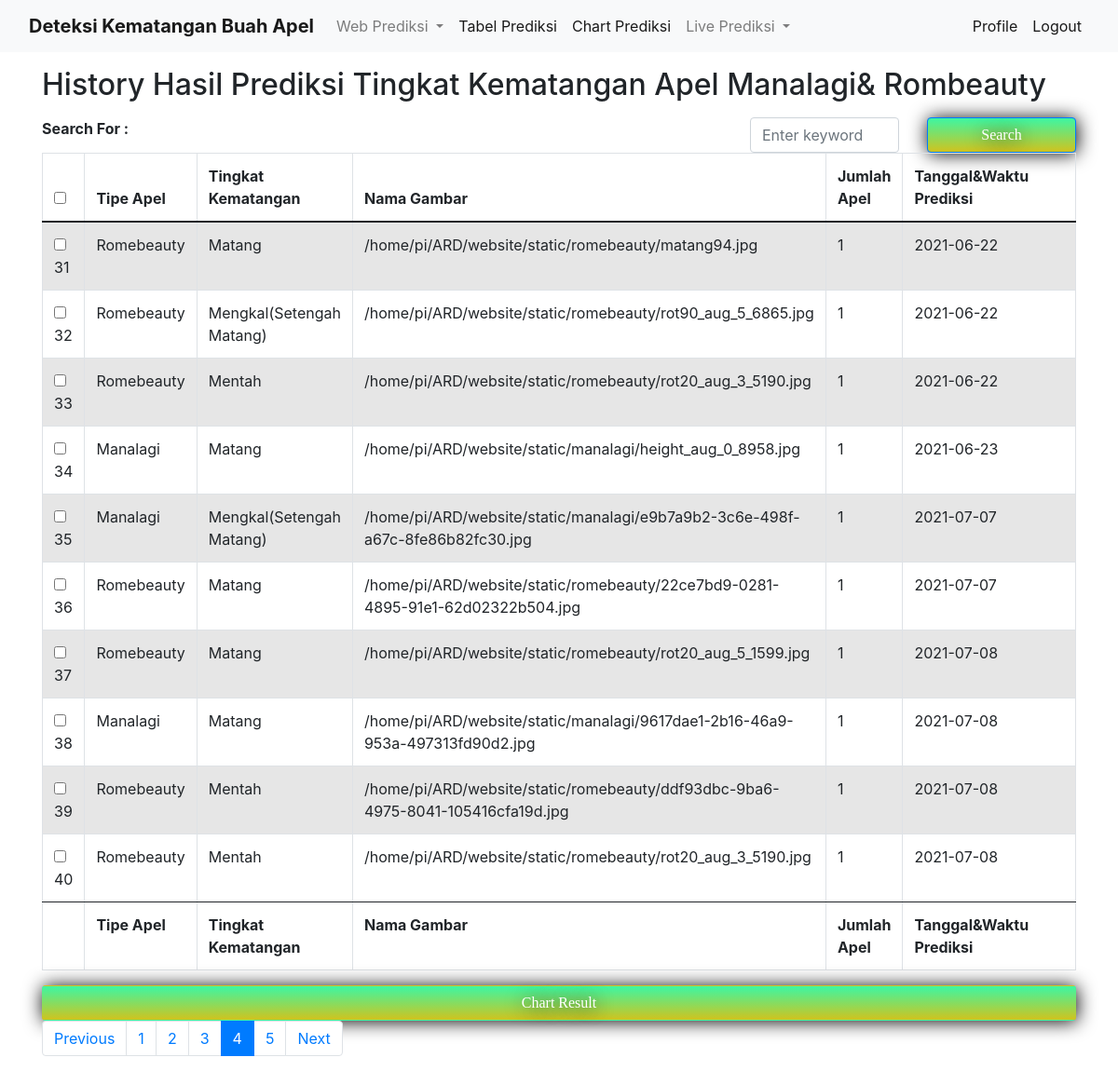
/4, run on the app's committed database.
### website/models.py (models this page shows, shortened)
class Predict(db.Model):
    id= db.Column(db.Integer, primary_key=True)
    Tipe_Apel=db.Column(db.String(50),nullable=False)
    Tingkat_Kematangan= db.Column(db.String(50), nullable=False)
    Nama_Gambar= db.Column(db.String(100),nullable=False)
    Jumlah_Apel= db.Column(db.Integer)
    Tanggal_Waktu_Prediksi=db.Column(db.String(50),default=lastdate)

### website/views.py (the view)
@views.route("/result", methods=['GET','POST'], defaults={"page":1})
@views.route("/<int:page>",methods=['GET','POST'])
def result(page):
    page=page
    pages= 10
    prediksi= Predict.query.order_by(Predict.id.asc()).paginate(page,pages,error_out=False)
    print("PREDIKSI:",prediksi)
    if request.method=='POST' and 'tag' in request.form:
        tag= request.form["tag"]
        search= "%{}%".format(tag)
        prediksi= Predict.query.filter(Predict.Tipe_Apel.like(search)).paginate(per_page=pages, error_out=True)
        return render_template('result.html',prediksi=prediksi,tag=tag)
    return render_template("result.html",prediksi=prediksi,user=current_user)

### website/templates/result.html (shortened to what this page needs)
{%extends "base3.html"%}
{%block content%}
<head>
    <link href="https://maxcdn.bootstrapcdn.com/bootstrap/4.0.0/css/bootstrap.min.css" rel="stylesheet" id="bootstrap-css">
</head>
<body>
    <div class="container">
        <p><h2>History Hasil Prediksi Tingkat Kematangan Apel Manalagi& Rombeauty</h2>  </p>
        <div class="row">
         <div class="col-8">
         <strong>Search For : {{ tag}}</strong>
         </div>
         <div class="col-4">
          <form action="" method="post" autocomplete="off">
          <div class="row">
           <div class="col-6">
           <input type="text" class="form-control" name="tag" id="tag"  placeholder="Enter keyword"/>
           </div>
           <div class="col-6" align="left">
           <input type="submit" value="Search" class="form-control btn btn-primary " name="">
           </div>
          </form>
          </div>
         </div>
        </div>
       <div class="row">
       <div class="col-12">
         <table id="example" class="table table-striped table-bordered" style="width:100%">
               <thead>
                   <tr>
                       <th><input type="checkbox" onclick="checkAll(this)"></th>
                       <th>Tipe Apel</th>
                       <th>Tingkat Kematangan</th>
                       <th>Nama Gambar</th>
                       <th>Jumlah Apel</th>
                       <th>Tanggal&Waktu Prediksi</th>
                   </tr>
               </thead>
               <tbody>
         {% for prediksi in prediksi.items %}
         <tr>
                       <td><input type="checkbox" name="">{{ prediksi.id}}</td>
                       <td>{{ prediksi.Tipe_Apel}}</td>
                       <td>{{ prediksi.Tingkat_Kematangan}}</td>
                       <td>{{ prediksi.Nama_Gambar}}</td>
                       <td>{{ prediksi.Jumlah_Apel}}</td>
                       <td>{{ prediksi.Tanggal_Waktu_Prediksi}}</td>
               </tr>
               {% endfor %}
               </tbody>
               <tfoot>
                   <tr>
                       <th></th>
                       <th>Tipe Apel</th>
                       <th>Tingkat Kematangan</th>
                       <th>Nama Gambar</th>
                       <th>Jumlah Apel</th>
                       <th width="30%">Tanggal&Waktu Prediksi</th>
                   </tr>
               </tfoot>
         </table>
         <a href="/chart" class='btn' style="margin:0px auto; display:block;">Chart Result</a>
          <nav aria-label="Page navigation example">
                       <ul class="pagination">
                           {% if prediksi.has_prev %}
                             <li class="page-item"> <a class="page-link" href="{{ url_for('views.result', page=prediksi.prev_num) }}">Previous</a></li>
                           {% else %}
                             <li class="page-item"><a class="page-link btn disabled" href="#">Previous</a></li>
                           {% endif %}
            {% for page in prediksi.iter_pages(left_edge=3, right_edge=3) %}
            {% if page %}
             {% if page==prediksi.page %}
              <li class="page-item active"><a class="page-link" href="{{ url_for('views.result', page=page) }}">{{ page }}</a></li>
             {% else %}
              <li class="page-item"><a class="page-link" href="{{ url_for('views.result', page=page) }}">{{ page }}</a></li>
             {% endif %}
            {% else %}
             <li class="page-item disabled" id="example_ellipsis"><a href="#" class="page-link">…</a></li>
            {% endif %}
            {% endfor %}
                           {% if prediksi.has_next %}
                             <li class="page-item"> <a class="page-link" href="{{ url_for('views.result', page=prediksi.next_num) }}">Next</a></li>
                           {% else %}
                             <li class="page-item"><a class="page-link btn disabled" href="#">Next</a></li>
                           {% endif %}
                       </ul>
           </nav>
        </div>
        </div>
    </div>
    </body>
    {%endblock%}

### website/static/styles/rome.css (style rules this page uses)
.btn { background: #3DF6A3; background-image: -webkit-linear-gradient(top, #3DF6A3, #D0C31E); background-image: -moz-linear-gradient(top, #3DF6A3, #D0C31E); background-image: -ms-linear-gradient(top, #3DF6A3, #D0C31E); background-image: -o-linear-gradient(top, #3DF6A3, #D0C31E); background-image: linear-gradient(to bottom, #3DF6A3, #D0C31E); -webkit-border-radius: 20px; -moz-border-radius: 20px; border-radius: 20px; color: #FFFFFF; font-family: Verdana; font-size: 15px; font-weight: 100; padding: 10px; box-shadow: 1px 1px 20px 0px #000000; -webkit-box-shadow: 1px 1px 20px 0px #000000; -moz-box-shadow: 1px 1px 20px 0px #000000; text-shadow: 1px 1px 20px #000000; border: solid #337FED 1px; text-decoration: none; display: inline-block; cursor: pointer; text-align: center; }

### website/templates/result.html (style rules this page uses)
table { width:100%; }

### data on the page
Predict: id "31", Tipe_Apel "Romebeauty", Tingkat_Kematangan "Matang", Nama_Gambar "/home/pi/ARD/website/static/romebeauty/matang94.jpg", Jumlah_Apel "1", Tanggal_Waktu_Prediksi "2021-06-22"
Predict: id "32", Tipe_Apel "Romebeauty", Tingkat_Kematangan "Mengkal(Setengah Matang)", Nama_Gambar "/home/pi/ARD/website/static/romebeauty/rot90_aug_5_6865.jpg", Jumlah_Apel "1", Tanggal_Waktu_Prediksi "2021-06-22"
Predict: id "33", Tipe_Apel "Romebeauty", Tingkat_Kematangan "Mentah", Nama_Gambar "/home/pi/ARD/website/static/romebeauty/rot20_aug_3_5190.jpg", Jumlah_Apel "1", Tanggal_Waktu_Prediksi "2021-06-22"
Predict: id "34", Tipe_Apel "Manalagi", Tingkat_Kematangan "Matang", Nama_Gambar "/home/pi/ARD/website/static/manalagi/height_aug_0_8958.jpg", Jumlah_Apel "1", Tanggal_Waktu_Prediksi "2021-06-23"
Predict: id "35", Tipe_Apel "Manalagi", Tingkat_Kematangan "Mengkal(Setengah Matang)", Nama_Gambar "/home/pi/ARD/website/static/manalagi/e9b7a9b2-3c6e-498f-a67c-8fe86b82fc30.jpg", Jumlah_Apel "1", Tanggal_Waktu_Prediksi "2021-07-07"
Predict: id "36", Tipe_Apel "Romebeauty", Tingkat_Kematangan "Matang", Nama_Gambar "/home/pi/ARD/website/static/romebeauty/22ce7bd9-0281-4895-91e1-62d02322b504.jpg", Jumlah_Apel "1", Tanggal_Waktu_Prediksi "2021-07-07"
Predict: id "37", Tipe_Apel "Romebeauty", Tingkat_Kematangan "Matang", Nama_Gambar "/home/pi/ARD/website/static/romebeauty/rot20_aug_5_1599.jpg", Jumlah_Apel "1", Tanggal_Waktu_Prediksi "2021-07-08"
Predict: id "38", Tipe_Apel "Manalagi", Tingkat_Kematangan "Matang", Nama_Gambar "/home/pi/ARD/website/static/manalagi/9617dae1-2b16-46a9-953a-497313fd90d2.jpg", Jumlah_Apel "1", Tanggal_Waktu_Prediksi "2021-07-08"
Predict: id "39", Tipe_Apel "Romebeauty", Tingkat_Kematangan "Mentah", Nama_Gambar "/home/pi/ARD/website/static/romebeauty/ddf93dbc-9ba6-4975-8041-105416cfa19d.jpg", Jumlah_Apel "1", Tanggal_Waktu_Prediksi "2021-07-08"
Predict: id "40", Tipe_Apel "Romebeauty", Tingkat_Kematangan "Mentah", Nama_Gambar "/home/pi/ARD/website/static/romebeauty/rot20_aug_3_5190.jpg", Jumlah_Apel "1", Tanggal_Waktu_Prediksi "2021-07-08"

### other printed values
{{ page }} "1" "2" "3" "5"
{{ page }} "4"
